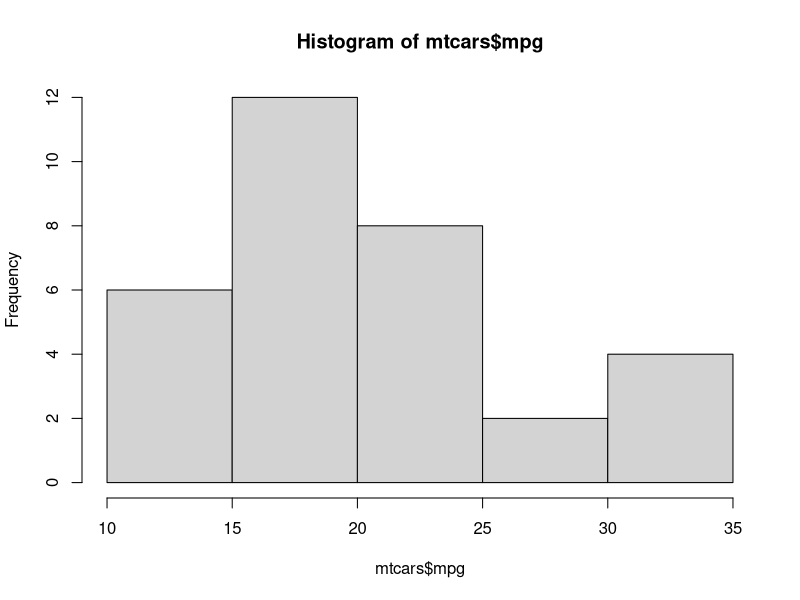
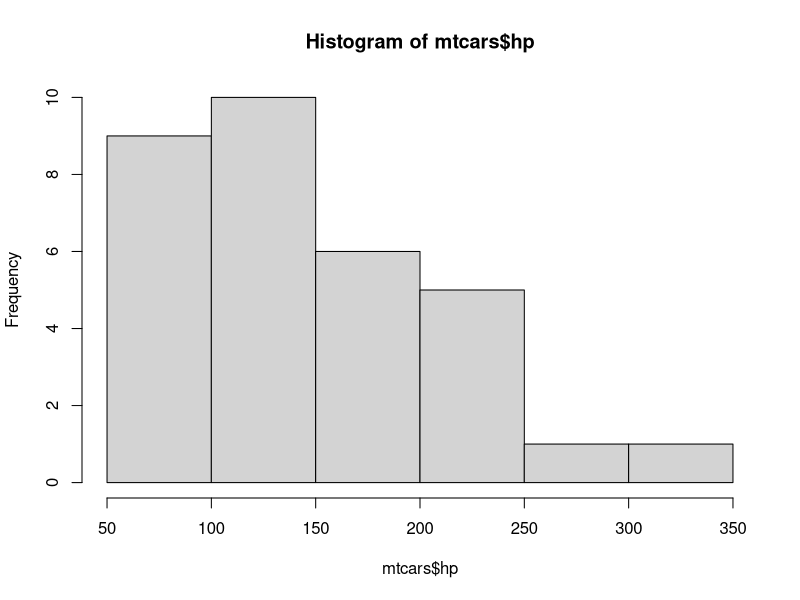
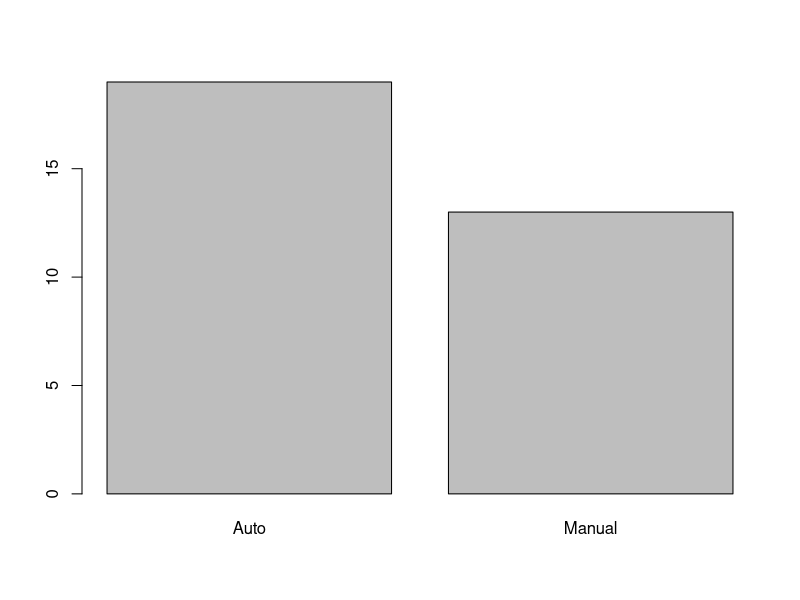
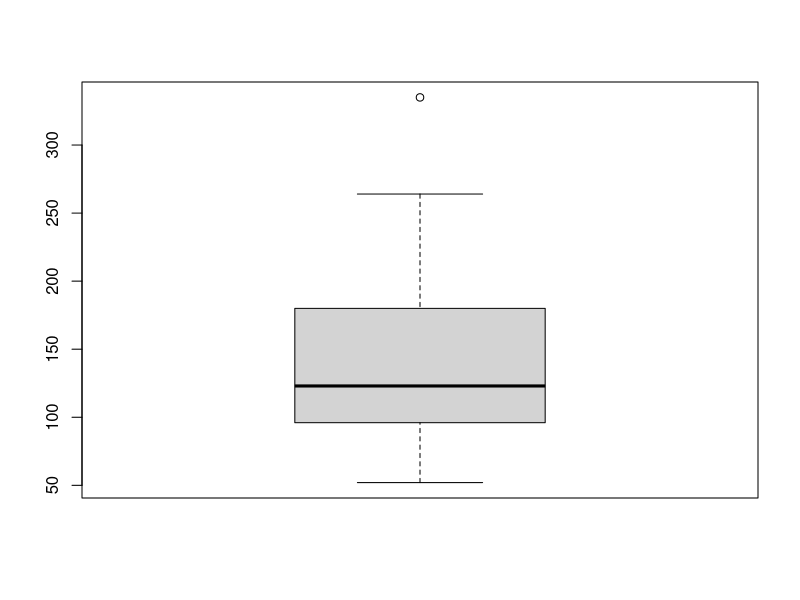
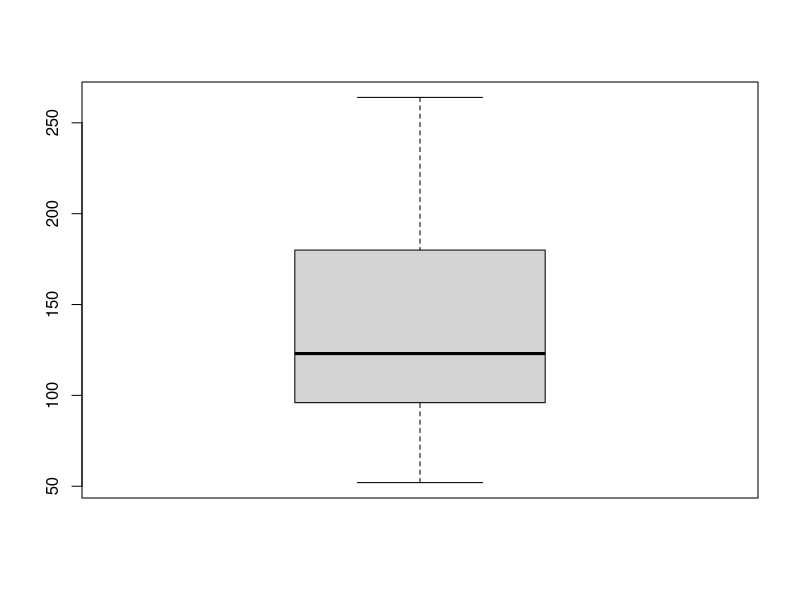

R code for these plots, in order: (Note: this script raises an error after producing the figures.)
# get working directory
getwd()

library(tidyverse)
head(mtcars)

### basic plots (base R)
hist(mtcars$mpg) # quantitative column

## Analyzing horse power
# Histogram - One Quantitative variable
hist(mtcars$hp)
mean(mtcars$hp)
median(mtcars$hp)

mtcars$am <- factor(mtcars$am,
                    levels = c(0,1),
                    labels = c("Auto", "Manual"))

# Bar plot - One Qualitative variable
barplot(table(mtcars$am))

# Box plot 
boxplot(mtcars$hp)
fivenum(mtcars$hp) # min,Q25,Q50,Q70,max five number summary
min(mtcars$hp)
quantile(mtcars$hp, probs =c(.25, .5, .75))
quantile(mtcars$hp, props =c(.25, .5, .75))

## whisker calculation
Q3 <- quantile(mtcars$hp, probs = .75)
Q1 <- quantile(mtcars$hp, probs = .25)
IQR_hp <- Q3-Q1

Q3 + 1.5*IQR_hp # ???????????????????????????
Q1 + 1.5*IQR_hp

boxplot.stats(mtcars$hp, coef = 1.5)

## filter outliers
hp_noout <- mtcars %>%
  filter(hp < 335)

boxplot(hp_noout$hp)

## Boxplot 2 varibles
# Qualitative x Quantitative
data(mtcars)  # load original dataframe
mtcars$am <- factor(mtcars$am,
                    levels = c(0,1),
                    labels = c("Auto", "Manual"))

boxplot(mpg ~ am ,data = mtcars,
        col = c("pink", "skyblue"))

## Scatter plot
# 2 x Quantitative
plot(mtcars$hp, mtcars$mpg, pch = 16, 
     col="blue",
     main = "Relationship between HP and MPG",
     xlab = "Horse Power",
     ylab = "Mile Per Gallon")
cor(mtcars$hp, mtcars$mpg) # negative value
lm(mpg ~ hp, data = mtcars) # same negative value


### ggplot
library(tidyverse)

## First Plot
ggplot(data = mtcars, mapping = aes(x=hp, y=mpg)) +
  geom_point() +
  geom_smooth() +
  geom_rug()

ggplot(data = mtcars, mapping = aes(hp, mpg)) +
  geom_point(size=3, col="blue", alpha=0.6) 

ggplot(mtcars, aes(hp)) +
  geom_histogram(bins=10, fill="greenyellow", col="blue")

p <- ggplot(mtcars, aes(hp))
p + geom_boxplot()
p + geom_histogram()
p + geom_density()

## Box plot by groups
diamonds %>% count(cut)

## geom_bar --> factor data ?????????????????????????????????????????????????????????????????????????????????????????????????????????
ggplot(diamonds, mapping = aes(cut, fill=color)) +
  geom_bar(position = "dodge")

set.seed(42)
small_diamonds <- sample_n(diamonds, 5000)

ggplot(small_diamonds , mapping = aes(carat, price)) +
  geom_point()

## Facet : small multiples #?????????????????????
ggplot(small_diamonds , mapping = aes(carat, price)) +
  geom_point() + 
  geom_smooth() +
  facet_wrap(~color, ncol=2)

ggplot(small_diamonds , mapping = aes(carat, price)) +
  geom_point() + 
  geom_smooth(method="lm", col="green") +
  facet_wrap(~color, ncol=2) +
  theme_minimal() +
  labs(title="Relationship between Carat and Price by Color",
       x = "Carat", y = "Price usa", caption = "Source Diamonds from ggplot2 package")

## Final example
ggplot(small_diamonds , aes(carat, price), col=cut) +
  geom_point(sizw=3, alpha=0.6) + 
  facet_wrap(~color, ncol=2) + 
  theme_minimal()
























